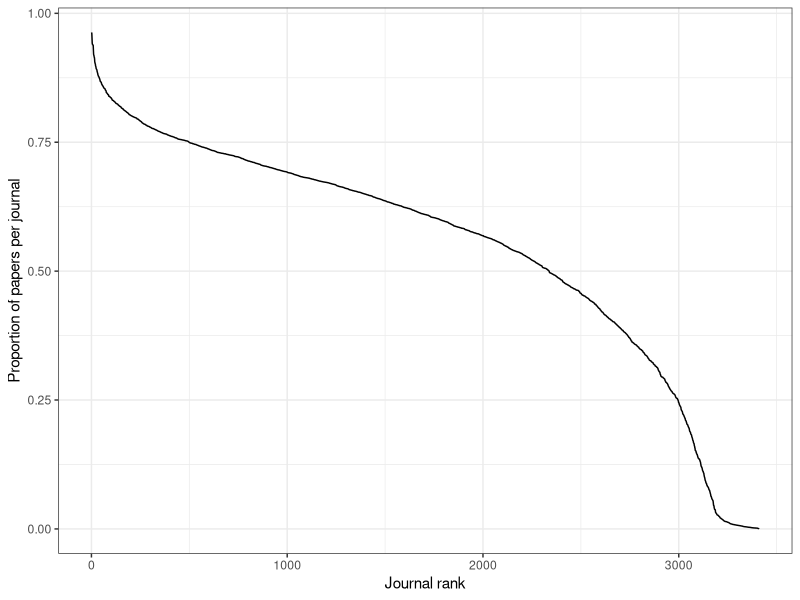
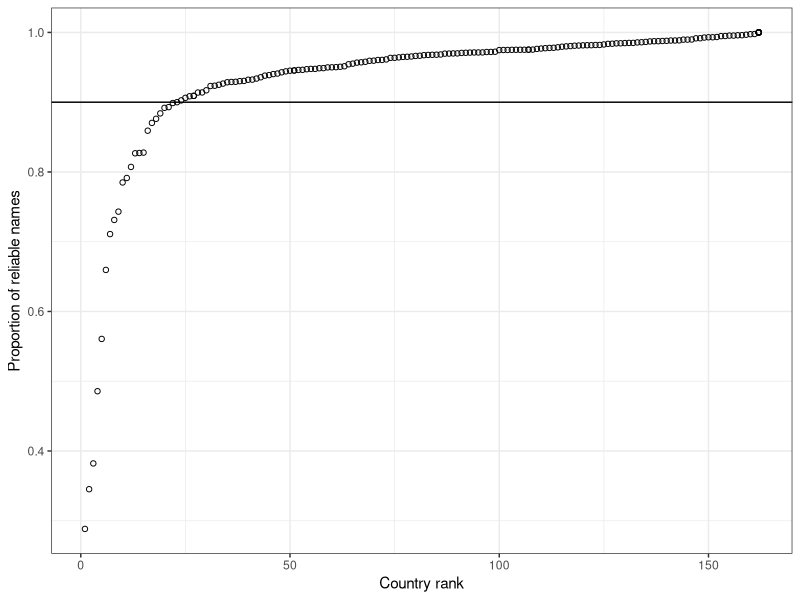

Generate these figures, in order, with R:
## ---- chunk 1
knitr::opts_chunk$set(echo = FALSE)
require(tidyverse)
require(kableExtra)
## ---- chunk 2
j <- read_tsv("journal_supp.txt")
j$p <- j$included / j$n
j %>%
  filter(n > 50) %>%
  arrange(desc(p)) %>%
  mutate(x = dense_rank(desc(p))) %>%
  ggplot(aes(x=x,y = p)) + geom_line() +
  scale_x_continuous("Journal rank") + 
  scale_y_continuous("Proportion of papers per journal") + 
  theme_bw()
## ---- chunk 3
c.n <- read_tsv("country_n.txt")
c.r <- read_tsv("country_rely.txt")
c <- c.n %>% inner_join(c.r,by="country")
c$p_rely <- c$n_rely / c$n
c %>%
  arrange(p_rely) %>%
  mutate(x = dense_rank(p_rely)) %>%
  ggplot(aes(x=x,y = p_rely)) + geom_point(shape = 1) +
  geom_hline(yintercept = .9) +
  scale_x_continuous("Country rank") + 
  scale_y_continuous("Proportion of reliable names") + 
  theme_bw()

c %>%
  filter(p_rely <= .9) %>%
  arrange(p_rely) %>%
  select(country,p_rely) %>%
  kable(caption="**Supplementary Table S1.** Excluded countries due to unreliable gender assignments from first name.", col.names = c("Country","Reliability"), digits = 2) %>%
  kable_styling(bootstrap_options = c("striped", "hover","condensed"))
## ---- chunk 4
ms <- read_tsv("mspecialty.txt")
ms <- ms[,c(2,1,3)]
ms %>% arrange(mspec,desc(n)) %>%
  kable(caption = "**Supplementary Table S2.** List of specialty and main specialty designation, and number of papers per specialty for the full sample.",col.names = c("Specialty","Main specialty","Number of papers")) %>%
  kable_styling(bootstrap_options = c("striped", "hover","condensed"))
## ---- chunk 5
ga <- read_tsv("geo_area.txt")
ga %>%
  kable(caption="**Supplementary Table S3.** Groupings of countries by geographical region.") %>%
  kable_styling(bootstrap_options = c("striped", "hover","condensed"))
## ---- chunk 6
rev <- read_tsv("review.txt")
rev %>% 
  kable() %>%
  kable_styling(bootstrap_options = c("striped", "hover","condensed"))
